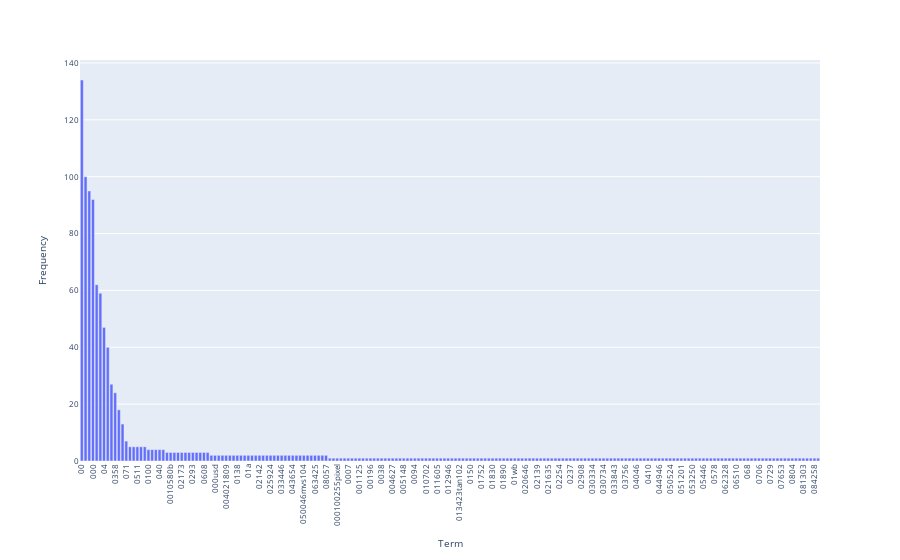

Source (notebook cell):
### Markdown cell above
### >>> **Exercise 14 (take home):** 
Additionally, you can attempt to sort the terms on the `x-axis` by frequency instead of in alphabetical order. This way the visualization is more meaninfgul and you will be able to observe the so called [long tail](https://en.wikipedia.org/wiki/Long_tail) (get familiar with this term since it will appear a lot in data mining and other statistics courses). see picture below

![alt txt](https://upload.wikimedia.org/wikipedia/commons/thumb/8/8a/Long_tail.svg/1000px-Long_tail.svg.png)

### Code cell
# Answer here
import plotly.express as px

data = pd.DataFrame({
    'Term': count_vect.get_feature_names_out()[:200],
    'Frequency': term_frequencies[:200]
})

fig = px.bar(data, x='Term', y='Frequency',)

fig.update_layout(
    font={'size': 8},
    xaxis={'categoryorder':'total descending'},
    xaxis_tickangle=-90
)
fig.show()

### Figure 1 — Plotly figure (JSON) as saved in the notebook; plotly's stock layout.template omitted (floating-point values rounded to 4 significant figures; data arrays with more than 128 entries replaced by an {"elided": "..."} marker saying what was removed)
{"data": [{"hovertemplate": "Term=%{x}<br>Frequency=%{y}<extra></extra>", "legendgroup": "", "marker": {"color": "#636efa", "pattern": {"shape": ""}}, "name": "", "orientation": "v", "showlegend": false, "textposition": "auto", "type": "bar", "x": {"elided": "200 str values"}, "xaxis": "x", "y": {"elided": "200 int values"}, "yaxis": "y"}], "layout": {"barmode": "relative", "font": {"size": 8}, "legend": {"tracegroupgap": 0}, "margin": {"t": 60}, "xaxis": {"anchor": "y", "categoryorder": "total descending", "domain": [0, 1], "tickangle": -90, "title": {"text": "Term"}}, "yaxis": {"anchor": "x", "domain": [0, 1], "title": {"text": "Frequency"}}}}
